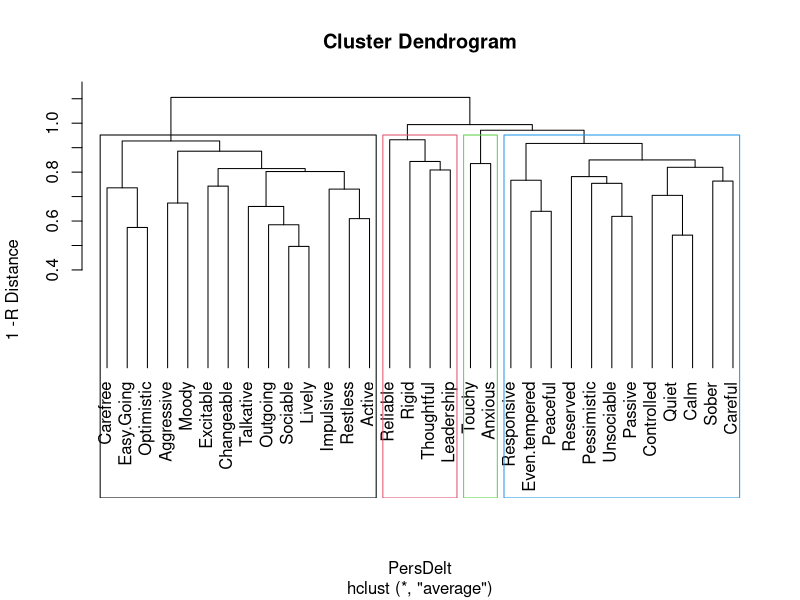
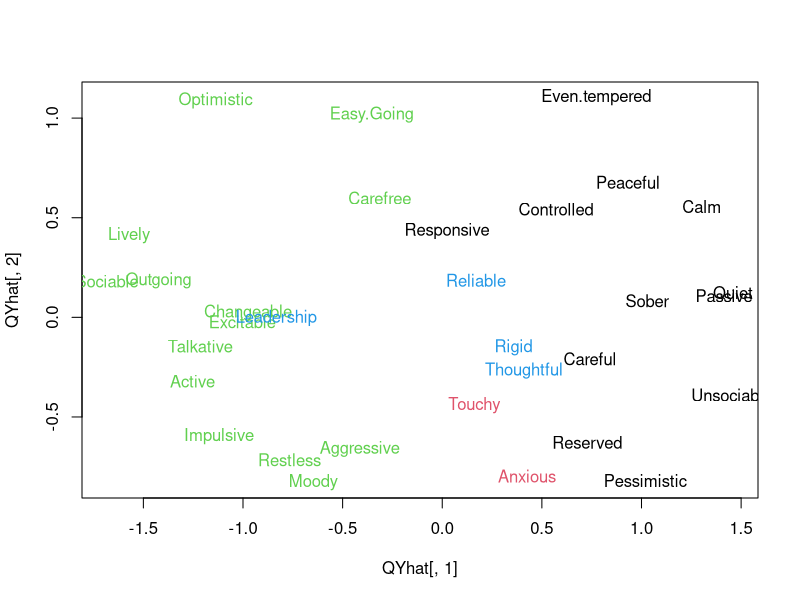
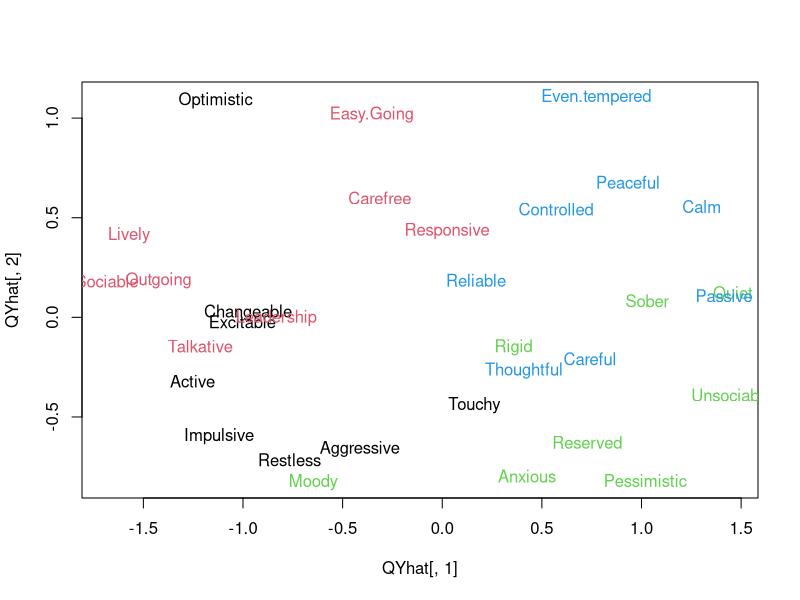

These charts were generated, in order, by the following R code:
### Exercise 3

remove(list = ls())

pers3 = read.table(file = "Personality.txt", header = T, dec =".")

# a)
Pers3 = scale(pers3, scale = FALSE, center = TRUE)
R = cor(pers3)
PersDelt = as.dist(1-R)
Persreshc = hclust(PersDelt, method = "average")
plot(Persreshc,  hang = -1, labels = pers3$Name, ylab = "1 -R Distance")
rect.hclust(Persreshc, k = 4, border = c(1,2,3,4) )
Group = sort(cutree(Persreshc, k = 4))
Group[1:12]    
# Cluster 1
Group[13:14]
# Cluster 2
Group[15:28]
# Cluster 3
Group[29:32]
# Cluster 4

# b)
X3 = R
Q = X3%*%t(X3)
QE = eigen(Q)$vectors
Qlam = eigen(Q)$values
QLam = diag(Qlam[1:2])
QYhat = QE[,1:2]%*%sqrt(QLam)
plot(QYhat[,1],QYhat[,2], asp = 1, type = "n")
text(QYhat[,1],QYhat[,2], variable.names(pers3), col = cutree(Persreshc, k = 4))

# c)
Chol = c(0,1,0,0,0,1,0,0,0,1,0,0,0,1,0,0,0,1,0,0,0,1,0,0,0,1,0,0,0,1,0,0)
San = c(0,0,1,0,0,0,1,0,0,0,1,0,0,0,1,0,0,0,1,0,0,0,1,0,0,0,1,0,0,0,1,0)
CSan = 2*San
Mel = c(1,0,0,0,1,0,0,0,1,0,0,0,1,0,0,0,1,0,0,0,1,0,0,0,1,0,0,0,1,0,0,0)
CMel = 3*Mel
phle = c(rep(1,32))
Phle = phle-(Chol+San+Mel)
CPhle = 4*Phle
Color = CPhle+Chol+CSan+CMel
plot(QYhat[,1],QYhat[,2], asp = 1, type = "n")
text(QYhat[,1],QYhat[,2], variable.names(pers3), col = Color)

